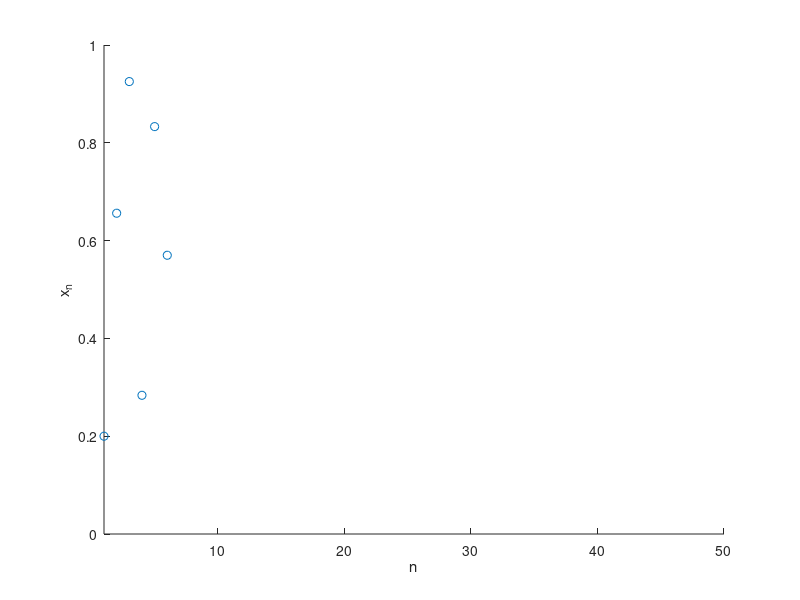

MATLAB code to generate this figure:
clc;
n = 50;
figure;
hold on;
for R = 4.1
    x = zeros(n,1);
    x(1) = 0.2;
    for i = 2:n
        x(i) = R * x(i-1) * (1 - x(i-1));
    end
    drawnow;
%     subplot(2,2,1:2);
    scatter(1:n,x);
    axis([1 n 0 1]);
    xlabel('n');
    ylabel('x_{n}');
%     subplot(2,2,3);
%     scatter(x(1:n-1),x(2:n));
%     axis([0 1 0 1]);
%     xlabel('x_{n}');
%     ylabel('x_{n+1}');
%     subplot(2,2,4);
%     scatter(x(1:n-2),x(3:n));
%     axis([0 1 0 1]);
%     xlabel('x_{n}');
%     ylabel('x_{n+2}'); 
%     pause(.2)
end

